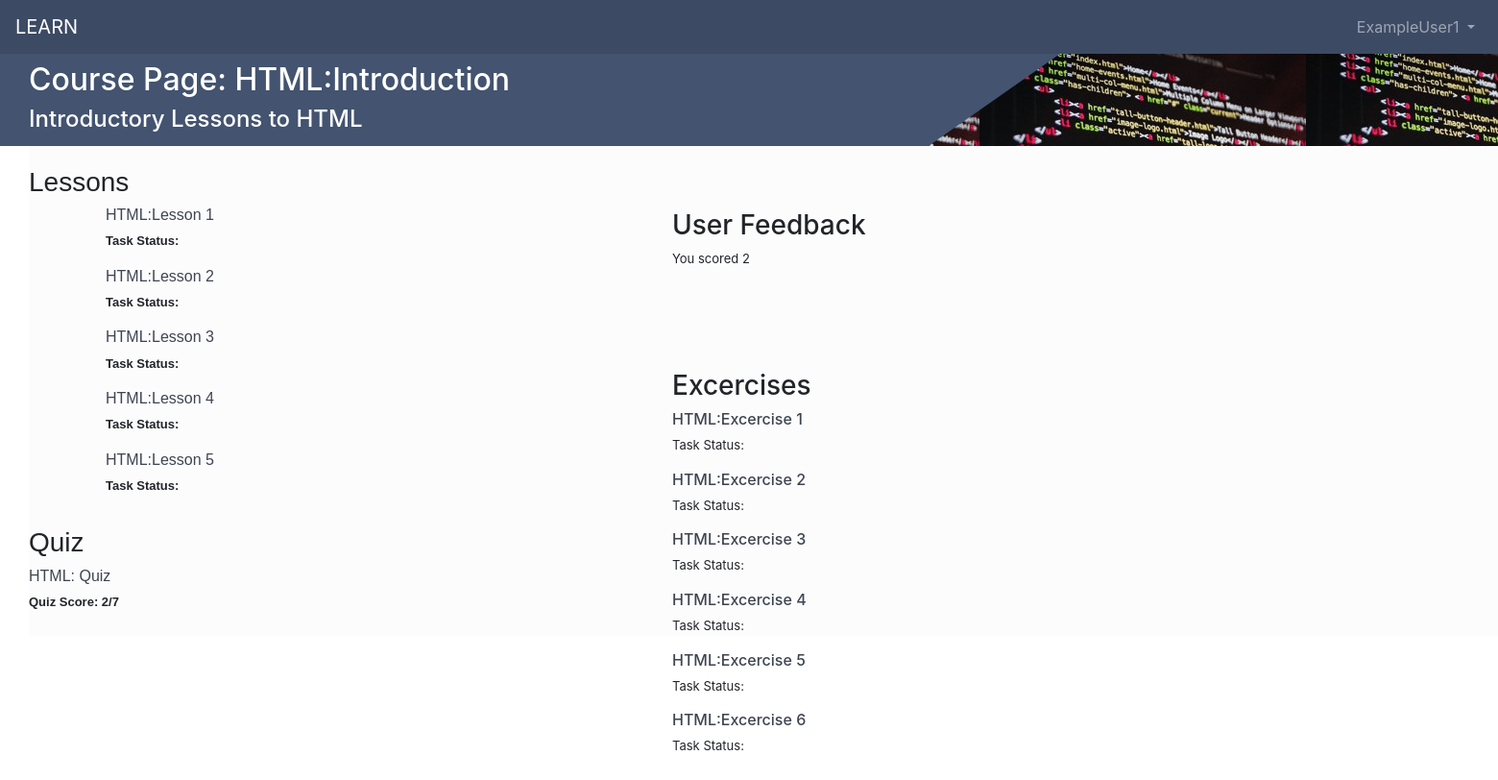
Screenshot of /dashboard/ExampleUser1/course/11111/ (signed in) with the database file from the repository.
### application.py (models this page shows, shortened)
class User(UserMixin, db.Model):
    id = db.Column(db.Integer, primary_key=True)
    firstname = db.Column('firstname', db.String(20), index=True)
    lastname = db.Column('lastname', db.String(20), index=True)
    email = db.Column('email', db.String(50), unique=True, index=True)
    username = db.Column('username', db.String(20), unique=True, index=True)
    password = db.Column('password', db.String(20))

class Course(db.Model):
    __tablename__ = 'course'
    courseid = db.Column(db.Integer, primary_key=True, unique=True)
    coursename = db.Column('coursename', db.String(20), index=True)
    description = db.Column('description', db.String(500), index=True)
    lessons = db.Column(db.Integer, index=True)

class LessonData(db.Model):
    __tablename__ = "lessondata"
    lessonid = db.Column('lessonid', db.Integer, unique=True, index=True, primary_key=True)
    lessonname = db.Column('lessonname', db.String(30), index=True)
    lessontype = db.Column('lessontype', db.String(30), index=True)
    courseid = db.Column('courseid', db.Integer, db.ForeignKey('course.courseid'), index=True)

class Quiz(db.Model):
    __tablename__ = 'quiz'
    id = db.Column(db.Integer, primary_key=True)
    lessonid = db.Column('lessonid', db.Integer, index=True)
    courseid = db.Column('courseid', db.Integer, db.ForeignKey('course.courseid'), index=True)
    username = db.Column('username', db.String(20), index=True)
    quizscore = db.Column('quizscore', db.Integer, index=True)
    feedback = db.Column('feedback', db.String(100))

### application.py (the view)
@app.route('/dashboard/<username>/course/<courseid>/')
@login_required
def course(username, courseid):
    if username != current_user.username:
        return redirect(url_for('.dashboard', username=current_user.username))
    if Course.query.filter_by(courseid=courseid).scalar() is None:
        return render_template('error.html')
    form = MyForm()
    username = User.query.filter_by(username=username).first()
    lesson = LessonData.query.filter_by(courseid = courseid).first()
    quizData = Quiz.query.filter_by(courseid = courseid, username=current_user.username).first()
    courseid = Course.query.filter_by(courseid = courseid).first()
    return render_template('course.html', username=username, course=courseid, quiz=quizData, lessons=LessonData.query.filter_by(courseid=courseid.courseid, lessontype='Lesson'), excercises=LessonData.query.filter_by(courseid=courseid.courseid, lessontype='Excercise'), quizzes=LessonData.query.filter_by(courseid=courseid.courseid, lessontype='Quiz'))

### application.py (called while the page is built)
@login_manager.user_loader
def load_user(user_id):
    return User.query.filter(User.id == int (user_id)).first()

### templates/course.html (shortened to what this page needs)
<html>
<head>
  	<link rel="stylesheet" href="https://maxcdn.bootstrapcdn.com/bootstrap/4.0.0/css/bootstrap.min.css">
</head>
<body>
<nav class="navbar navbar-expand-sm navbar-dark" style="background-color: #3c4a64;">
  <a class="navbar-brand" href="#">LEARN</a>
  <div class="collapse navbar-collapse" id="navbarSupportedContent">
    <ul class="navbar-nav ml-auto">
      <li class="nav-item active">
      <li class="nav-item dropdown">
        <a class="nav-link dropdown-toggle" href="#" id="navbarDropdown" role="button" data-toggle="dropdown" aria-haspopup="true" aria-expanded="false">
		{{username.username}}
        </a>
      </li>
    </ul>
  </div>
</nav>
<div class="heading">
<div class="title">
<h2>Course Page: {{ course.coursename }}</h2>
<h4> {{ course.description }} </h4>
</div>
	</div>
	<div class="body">
	<br>
	<h3>Lessons</h3>
	<div class="lesson">
	{% for lesson in lessons %}
	<h6><a href="lesson/{{lesson.lessonid}}" style="color: #3E4551; text-decoration:none">{{lesson.lessonname}}</a></h6>
	<p><font size="2">Task Status: {{lesson.taskCompleted}}<font></p>
	{% endfor %}
	</div>
	<br>
	<br>
	<div class="quiz">
	<h3>Quiz</h3>
	{% for quiz in quizzes %}
        <h6><a href="quiz/{{quiz.lessonid}}" style="color: #3E4551; text-decoration:none">{{quiz.lessonname}}</a></h6>
        {% endfor %}
	<p>Quiz Score: {{quiz.quizscore}}/7</p>
	</div>
	</div>
	<div class="feedback">
		<h3>User Feedback</h3>
		<p>{{quiz.feedback}}</p>
	</div>
	<div class="excercise">
	<h3>Excercises</h3>
	<div class"excercises">
	{% for excercise in excercises %}
        <h6><a href="excercise/{{excercise.lessonid}}" style="color: #3E4551; text-decoration:none">{{excercise.lessonname}}</a></h6>
        <p><font size="2">Task Status: {{excercise.taskCompleted}}<font></p>
        {% endfor %}
	</div>
	</div>
</body>
</html>

### rows the page displays
User: username "ExampleUser1"
Course: coursename "HTML:Introduction", description "Introductory Lessons to HTML"
LessonData: lessonname "HTML:Lesson 1"
LessonData: lessonname "HTML:Lesson 2"
LessonData: lessonname "HTML:Lesson 3"
LessonData: lessonname "HTML:Lesson 4"
LessonData: lessonname "HTML:Lesson 5"
LessonData: lessonname "HTML: Quiz"
Quiz: quizscore "2", feedback "You scored 2"
LessonData: lessonname "HTML:Excercise 1"
LessonData: lessonname "HTML:Excercise 2"
LessonData: lessonname "HTML:Excercise 3"
LessonData: lessonname "HTML:Excercise 4"
LessonData: lessonname "HTML:Excercise 5"
LessonData: lessonname "HTML:Excercise 6"
